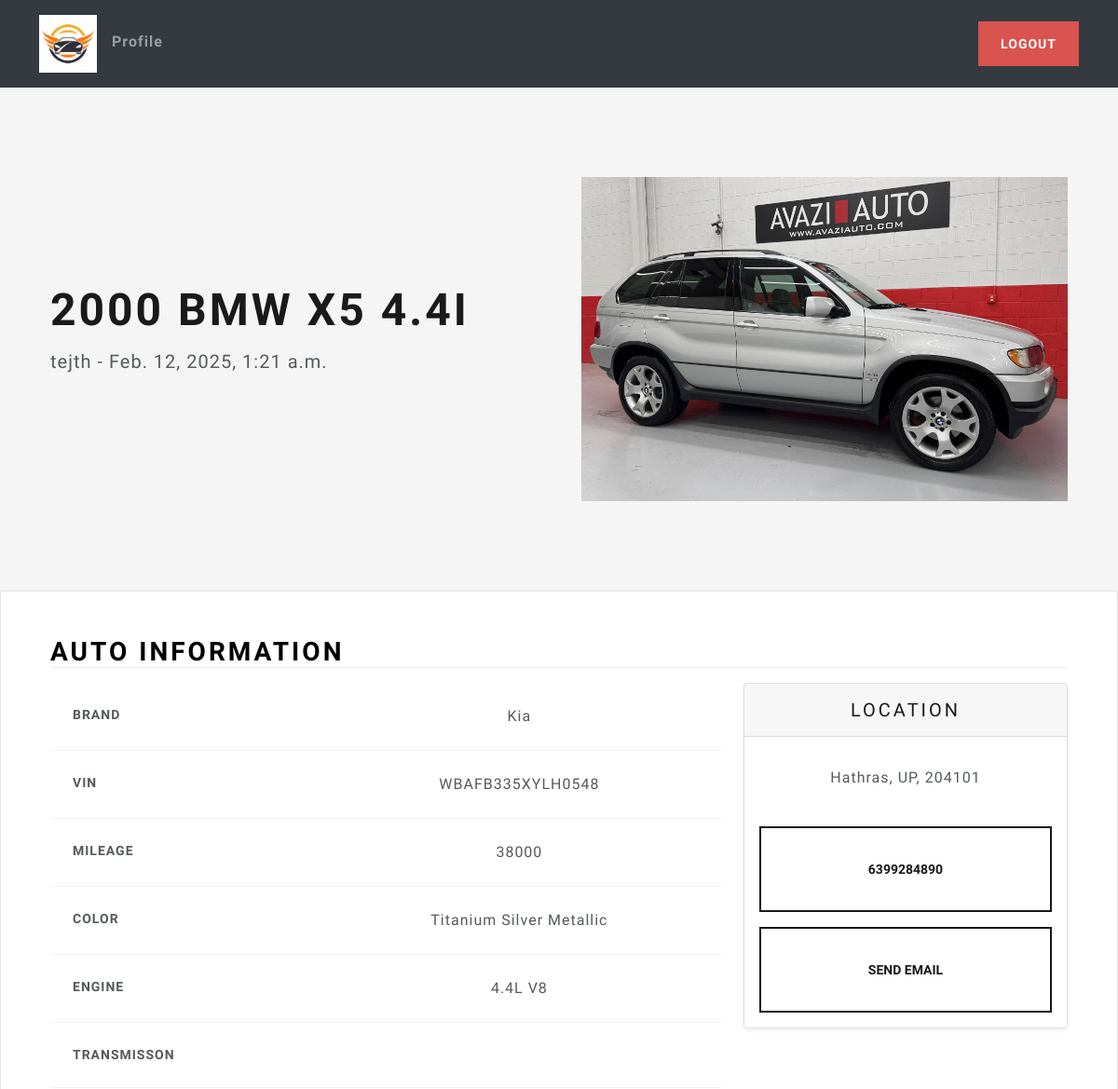
/listing/ecb97391-bac5-4d3f-87de-72d078020fb1/ (signed in, upper part), run on an earlier commit of the app's database.
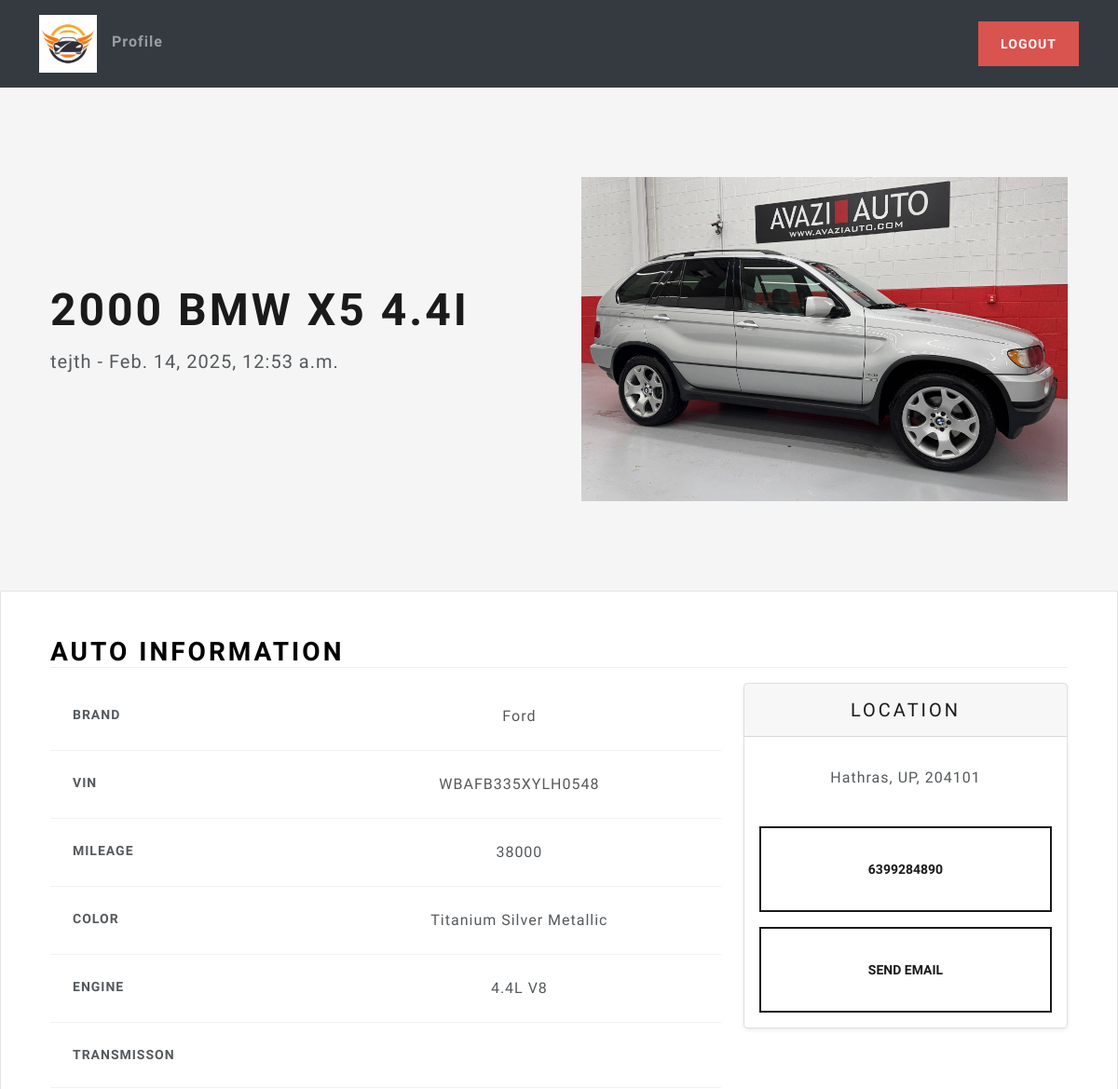
And on a later commit of the database.
### main/models.py (models this page shows, shortened)
class Listing(models.Model):
    id = models.UUIDField(primary_key=True, default=uuid.uuid4, unique=True, editable=False)
    created_at = models.DateTimeField(auto_now_add=True)
    updated_at = models.DateTimeField(auto_now=True)
    seller = models.ForeignKey(Profile, on_delete=models.CASCADE)
    brand = models.CharField(max_length=24, choices=CARS_BRANDS, default=None)
    model = models.CharField(max_length=64)
    vin = models.CharField(max_length=17)
    mileage = models.IntegerField(default=0)
    color = models.CharField(max_length=24)
    description = models.TextField()
    engine = models.CharField(max_length=24)
    transmission = models.CharField(max_length=24, choices=TRANSMISSION_OPTIONS, default=None)
    location = models.OneToOneField(Location, on_delete=models.SET_NULL, null=True)
    image = models.ImageField(upload_to=user_listing_path)

### users/models.py (models this page shows, shortened)
class Profile(models.Model):
    user = models.OneToOneField(User, on_delete=models.CASCADE)
    photo = models.ImageField(upload_to=user_directory_path,null=True)
    bio = models.CharField(max_length=140, blank=True)
    phone_number = models.CharField(max_length=12, blank=True)
    location = models.OneToOneField(Location, on_delete=models.SET_NULL, null=True)

class Location(models.Model):
    address_1 = models.CharField(max_length=128)
    address_2 = models.CharField(max_length=128, blank=True)
    city = models.CharField(max_length=64)
    state = INStateField(default='KA')
    zip_code = models.CharField(max_length=6, validators=[validate_in_zip_code], default='000000')  # Temporary default value

### main/views.py (the view)
# urls.py: path('listing/<str:id>/' , listing_view, name='listing'),
@login_required
def listing_view(request, id):
    try:
        listing = Listing.objects.get(id=id)
        return render(request, 'views/listing.html', {'listing': listing})
    except Listing.DoesNotExist:
        messages.error(request, f'Invalid UID {id} was provided for listing')
        return redirect('home')

### main/templates/views/listing.html (shortened to what this page needs)
{% extends 'base/base.html' %}
{% load static %}
{% block 'body' %}
<main>
    <section class="container col-xxl-8 px-4 py-5">
        <div class="row flex-lg-row-reverse align-items-center g-5 py-5">
            <div class="col-10 col-sm-8 col-lg-6">
                <img src="{{ listing.image.url }}" class="d-block mx-lg-auto img-fluid" width="1920" height="1080"
                    loading="lazy">
            </div>
            <div class="col-lg-6">
                <h1 class="display-5 fw-bold lh-1 mb-3">{{ listing.model }}</h1>
                <p class="lead">{{ listing.seller.user.username }} - {{ listing.updated_at }}</p>
            </div>
        </div>
    </section>
    <div class="bg-light">
        <div class="container px-4 py-5">
            <h2 class="mb-3 border-bottom" style="color: black">Auto Information</h2>
            <div class="row row-cols-1 row-cols-md-3 mb-3 text-center">
                <div class="col-lg-8">
                    <div class="table-responsive">
                        <table class="table text-center">
                            <tbody>
                                <tr>
                                    <th scope="row" class="text-start">Brand</th>
                                    <td> {{listing.brand|capfirst }}</td>
                                </tr>
                                <tr>
                                    <th scope="row" class="text-start">Vin</th>
                                    <td> {{listing.vin }}</td>
                                </tr>
                                <tr>
                                    <th scope="row" class="text-start">Mileage</th>
                                    <td> {{listing.mileage }}</td>
                                </tr>
                                <tr>
                                    <th scope="row" class="text-start">Color</th>
                                    <td> {{listing.color }}</td>
                                </tr>
                                <tr>
                                    <th scope="row" class="text-start">Engine</th>
                                    <td> {{listing.engine }}</td>
                                </tr>
                                <tr>
                                    <th scope="row" class="text-start">Transmisson</th>
                                    <td> {{listing.transmisson|capfirst }}</td>
                                </tr>
                            </tbody>
                        </table>
                    </div>
                </div>
                <div class="col-lg-4">
                    <div class="card mb-4 rounded-3 shadow-sm">
                        <div class="card-header py-3">
                            <h4 class="my-0 fw-normal">Location</h4>
                        </div>
                        <div class="card-body">
                            <ul class="list-unstyled mt-3 mb-4">
                                <li>{{ listing.location.city }}, {{ listing.location.state }},
                                    {{listing.location.zip_code }} </li>
                            </ul>
                            <button
                                class="w-100 btn btn-lg btn-outline-primary my-3">{{listing.seller.phone_number}}</button>
                            <button id="sendEmail" class="w-100 btn btn-lg btn-outline-primary">Send Email</button>
                        </div>
                    </div>
                </div>
            </div>
        </div>
    </div>
</main>
{% endblock %}

What changed in the data, as far as the page shows it:
changed Listing "WBAFB335XYLH0548": updated_at "Feb. 12, 2025, 1:21 a.m." → "Feb. 14, 2025, 12:53 a.m."; brand "Kia" → "Ford"
